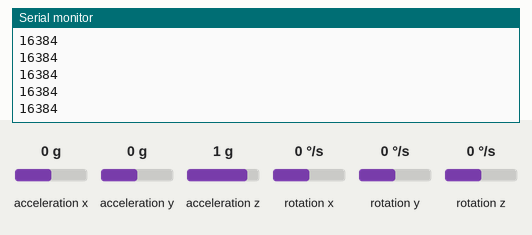
The sketch below on a simulated Arduino Uno, built with avr-gcc and run on an emulated ATmega328P. On the bench: the last lines printed to the serial monitor. The test bench sets the inputs (shaded band); at power-on: acceleration z 1 g, acceleration x 0 g, acceleration y 0 g, rotation x 0 °/s, rotation y 0 °/s, rotation z 0 °/s.

Above: at 1.2 s.
1.3 s: acceleration z set to -1.4 g
At 2.13 s:
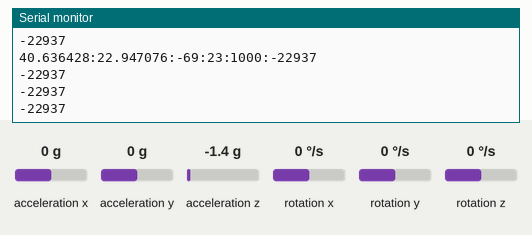
2.8 s: acceleration z set to -0.8 g
At 6.16 s:
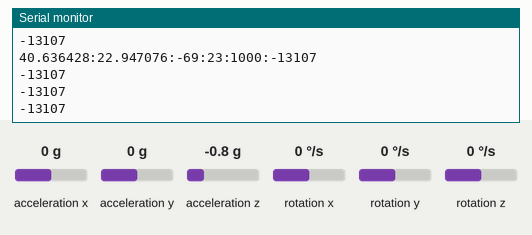
Timing chart, 0 to 7.7 s (numbered marks = the images above; inputs shaded):
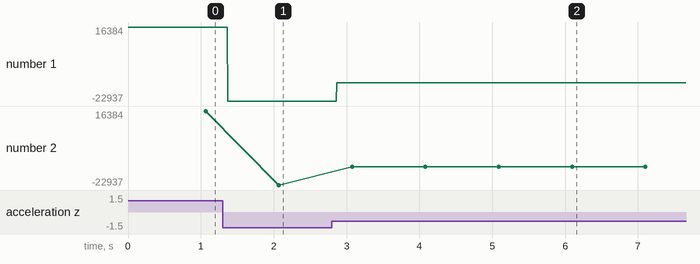

The sketch:

SeaWeatherStation.ino
```cpp
#include "MPU6050.h"
#include  <Adafruit_BMP280.h>

Adafruit_BMP280 bmp; // I2C Interface

MPU6050 mpu;
int16_t ax, ay, az;
int16_t gx, gy, gz;

struct MyData {
  byte X;
  byte Y;
  byte Z;
  byte GX;
  byte GY;
  byte GZ;
};

MyData data;

//We should calculate offsets!
int offset=16450;

// Generally, you should use "unsigned long" for variables that hold time
// The value will quickly become too large for an int to store
unsigned long previousMillis = 0;
// constants won't change:
const long interval = 1000;

const int analogInPin = A0;  // Analog input pin that the voltage devider is attached to
int sensorValue = 0;  // value read
float battery_level = 0;

float mapfloat(float x, float in_min, float in_max, float out_min, float out_max)
{
  return (x - in_min) * (out_max - out_min) / (in_max - in_min) + out_min;
}

void setup() {

  Serial.begin(9600);
  mpu.initialize();

  /*Serial.println(F("BMP280 test"));
  if  (!bmp.begin()) {
  Serial.println(F("Could not find a valid BMP280 sensor,  check wiring!"));
  while (1);
  */

  /* Default settings from datasheet.  */
  bmp.setSampling(Adafruit_BMP280::MODE_NORMAL,     /* Operating Mode. */
                  Adafruit_BMP280::SAMPLING_X2,     /* Temp. oversampling */
                  Adafruit_BMP280::SAMPLING_X16,    /* Pressure oversampling */
                  Adafruit_BMP280::FILTER_X16,      /* Filtering. */
                  Adafruit_BMP280::STANDBY_MS_500);  /* Standby time. */
}

void loop() {

  mpu.getMotion6(&ax, &ay, &az, &gx, &gy, &gz);
  //data.Z = map(az, -17000, 17000, 0, 255);  // Z axis data

  unsigned long currentMillis = millis();

  if (currentMillis - previousMillis >= interval) {
    previousMillis = currentMillis;

    //BATTERY LEVEL (IF USED)
    // read the analog in value:
    //ensorValue = analogRead(analogInPin);
    //sensorValue = map(sensorValue, 0, 1023, 0, 100); // percentage (have to calculate operating window to be useful)
    //battery_level = analogRead(analogInPin)*(9.00 / 1023.00); // actual voltage (adjust to full battery level!)
    //Serial.print(battery_level);
    //Serial.print(":");

    //REAL MEASURMENTS
    /*
    Serial.print(bmp.readTemperature()); // in *C degrees
    Serial.print(":");
    Serial.print(bmp.readPressure()/100);  //displaying the Pressure in hPa, you can change the unit
    Serial.print(":");
    */

    //DUMMY MEASURMENTS
    Serial.print(40.636427, 6); //Latitude
    Serial.print(":");
    Serial.print(22.947077, 6); //Longitude
    Serial.print(":");
    Serial.print(-69); //Signal Strength
    Serial.print(":");
    Serial.print(23); // in *C degrees
    Serial.print(":");
    Serial.print(1000);  //displaying the Pressure in hPa, you can change the unit
    Serial.print(":");
  }
  Serial.print(az);
  Serial.println();
}
```

Measured:
- after the input at 1.3 s, the serial monitor: prints a new line after 0.07 s (image 1)
- after the input at 2.8 s, the serial monitor: prints a new line after 0.07 s (image 2)
- plotted number 1: 16384 → -22937 after the input at 1.3 s, -22937 → -13 after the input at 2.8 s
- plotted number 2: 16384 → -22937 after the input at 1.3 s, -22937 → -13107 after the input at 2.8 s
